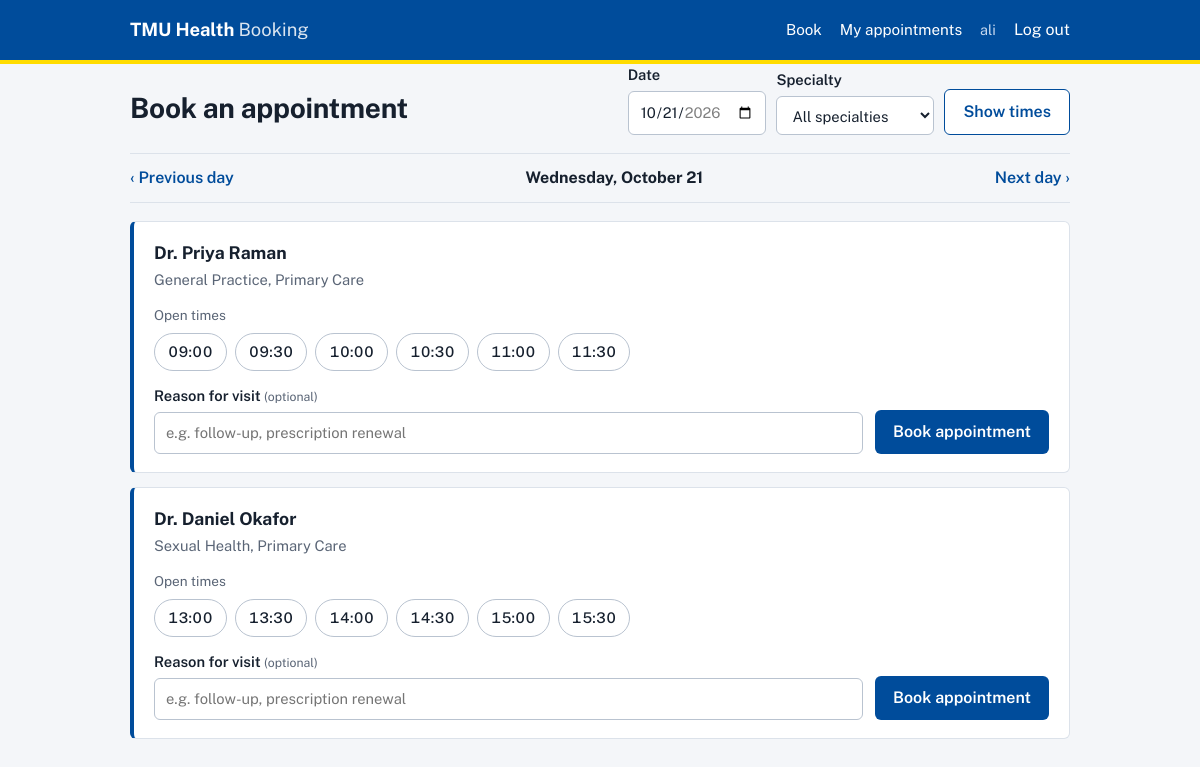
The page /book?date=2026-10-21 (signed in) on the database its author committed.
### tables this page shows
CREATE TABLE users (
    id            INTEGER PRIMARY KEY AUTOINCREMENT,
    full_name     TEXT    NOT NULL,
    email         TEXT    NOT NULL UNIQUE,
    student_id    TEXT,
    password_hash TEXT    NOT NULL,
    role          TEXT    NOT NULL CHECK (role IN ('patient', 'admin')),
    created_at    TEXT    NOT NULL DEFAULT (datetime('now'))
);

CREATE TABLE doctors (
    id         INTEGER PRIMARY KEY AUTOINCREMENT,
    full_name  TEXT NOT NULL,
    specialty  TEXT NOT NULL,
    department TEXT NOT NULL
);

### booking.py (the view)
@bp.route("/book")
@login_required(role="patient")
def book():
    first, last = bookable_range()
    day = parse_date(request.args.get("date")) or first
    if not first <= day <= last:
        flash(f"Pick a date between {first:%b %d} and {last:%b %d}.", "error")
        day = first
    specialty = request.args.get("specialty") or None
    return render_template(
        "book.html",
        day=day, prev_day=max(first, day - timedelta(days=1)), next_day=min(last, day + timedelta(days=1)),
        first=first, last=last,
        specialty=specialty, specialties=specialties(),
        results=search_availability(day, specialty),
    )

### auth.py (called while the page is built)
def csrf_token():
    if "csrf" not in session:
        session["csrf"] = secrets.token_hex(16)
    return session["csrf"]

def check_csrf():
    if request.method == "POST":
        sent = request.form.get("csrf", "")
        if not hmac.compare_digest(sent, session.get("csrf", "")):
            abort(400, "Form expired. Go back, refresh the page, and try again.")

@bp.before_app_request
def load_user():
    check_csrf()
    uid = session.get("user_id")
    g.user = None
    if uid is not None:
        g.user = get_db().execute("SELECT * FROM users WHERE id = ?", (uid,)).fetchone()

def login_required(role=None):
    def decorator(view):
        @functools.wraps(view)
        def wrapped(**kwargs):
            if g.user is None:
                flash("Log in to continue.", "info")
                return redirect(url_for("auth.login", next=request.path))
            if role and g.user["role"] != role:
                abort(403)
            return view(**kwargs)
        return wrapped
    return decorator

### db.py (called while the page is built)
def get_db():
    if "db" not in g:
        g.db = sqlite3.connect(current_app.config["DATABASE"])
        g.db.row_factory = sqlite3.Row
        g.db.execute("PRAGMA foreign_keys = ON")
    return g.db

### scheduling.py (called while the page is built)
def parse_date(value):
    try:
        return datetime.strptime(value, "%Y-%m-%d").date()
    except (TypeError, ValueError):
        return None

def bookable_range():
    today = date.today()
    return today, today + timedelta(days=BOOKING_WINDOW_DAYS)

def _times_between(start, end, minutes):
    t = datetime.strptime(start, "%H:%M")
    stop = datetime.strptime(end, "%H:%M")
    while t + timedelta(minutes=minutes) <= stop:
        yield t.strftime("%H:%M")
        t += timedelta(minutes=minutes)

def all_slots(doctor_id, day):
    rows = get_db().execute(
        "SELECT start_time, end_time, slot_minutes FROM doctor_schedules WHERE doctor_id = ? AND weekday = ?",
        (doctor_id, day.weekday()),
    ).fetchall()
    slots = []
    for r in rows:
        slots.extend(_times_between(r["start_time"], r["end_time"], r["slot_minutes"]))
    return sorted(slots)

def specialties():
    return [r["specialty"] for r in get_db().execute("SELECT DISTINCT specialty FROM doctors ORDER BY specialty")]

### templates/book.html (shortened to what this page needs)
{% extends "base.html" %}
{% block content %}
<div class="pagehead">
  <h1>Book an appointment</h1>
  <form method="get" class="filters">
    <label>Date<input type="date" name="date" value="{{ day.isoformat() }}" min="{{ first.isoformat() }}" max="{{ last.isoformat() }}"></label>
    <label>Specialty
      <select name="specialty">
        <option value="">All specialties</option>
      </select>
    </label>
    <button class="btn ghost">Show times</button>
  </form>
</div>
<div class="daynav">
  {% if day > first %}<a href="{{ url_for('booking.book', date=prev_day.isoformat(), specialty=specialty) }}">‹ Previous day</a>{% else %}<span></span>{% endif %}
  <strong>{{ day.strftime('%A, %B %d') }}</strong>
  {% if day < last %}<a href="{{ url_for('booking.book', date=next_day.isoformat(), specialty=specialty) }}">Next day ›</a>{% else %}<span></span>{% endif %}
</div>
{% for r in results %}
  <form method="post" class="doctor">
    <div class="doctor-info">
      <h2>{{ r.doctor.full_name }}</h2>
      <p>{{ r.doctor.specialty }}, {{ r.doctor.department }}</p>
    </div>
    {% if r.slots %}
      <fieldset class="slots">
        <legend>Open times</legend>
        {% for t in r.slots %}
          <label class="slot"><input type="radio" name="time" value="{{ t }}" required><span>{{ t }}</span></label>
        {% endfor %}
      </fieldset>
      <div class="confirm">
        <label><span>Reason for visit <small>(optional)</small></span><input name="reason" maxlength="300" placeholder="e.g. follow-up, prescription renewal"></label>
        <button class="btn">Book appointment</button>
      </div>
    {% else %}
      <p class="full">Fully booked on this day.</p>
    {% endif %}
  </form>
{% endfor %}
{% endblock %}

### templates/base.html (shortened to what this page needs)
<!doctype html>
<html lang="en">
<head>
  <link rel="stylesheet" href="{{ url_for('static', filename='style.css') }}">
</head>
<body>
  <header class="topbar">
    <div class="wrap topbar-inner">
      <a class="brand" href="{{ url_for('index') }}">TMU Health <span>Booking</span></a>
      <nav>
        {% if g.user %}
          {% if g.user.role == 'patient' %}
            <a href="{{ url_for('booking.book') }}">Book</a>
            <a href="{{ url_for('booking.my_appointments') }}">My appointments</a>
          {% else %}
            <a href="{{ url_for('admin.dashboard') }}">Dashboard</a>
          {% endif %}
          <span class="who">{{ g.user.full_name }}</span>
          <form method="post" action="{{ url_for('auth.logout') }}">
            <button class="linkbtn">Log out</button>
          </form>
        {% else %}
          <a href="{{ url_for('auth.login') }}">Log in</a>
          <a href="{{ url_for('auth.register') }}">Create account</a>
        {% endif %}
      </nav>
    </div>
  </header>
  <main class="wrap">
    {% block content %}{% endblock %}
  </main>
</body>
</html>

### static/style.css (style rules this page uses)
:root { --blue: #004c9b; --blue-dark: #003670; --gold: #ffdc00; --ink: #16202e; --muted: #5a6576; --line: #dce2ea; --bg: #f4f6f9; --card: #ffffff; --ok: #1e7f4f; --bad: #b3261e; --radius: 6px; font-family: "Public Sans", system-ui, -apple-system, "Segoe UI", Arial, sans-serif; color: var(--ink); }
* { box-sizing: border-box; }
body { margin: 0; background: var(--bg); line-height: 1.5; }
a { color: var(--blue); }
.wrap { max-width: 980px; margin: 0 auto; padding: 0 20px; }
main { padding-top: 28px; padding-bottom: 60px; }
.topbar { background: var(--blue); border-bottom: 4px solid var(--gold); }
.topbar-inner { display: flex; align-items: center; justify-content: space-between; gap: 16px; min-height: 60px; flex-wrap: wrap; }
.brand { color: #fff; font-weight: 700; font-size: 1.15rem; text-decoration: none; }
.brand span { font-weight: 400; opacity: .85; }
nav { display: flex; align-items: center; gap: 18px; flex-wrap: wrap; }
nav a, .linkbtn { color: #fff; text-decoration: none; font-size: .95rem; }
.who { color: #c9daf0; font-size: .9rem; }
nav form { margin: 0; }
.linkbtn { background: none; border: 0; padding: 0; cursor: pointer; font: inherit; }
h1 { font-size: 1.75rem; margin: 0 0 6px; letter-spacing: -.01em; }
h2 { font-size: 1.1rem; margin: 0; }
small { color: var(--muted); font-weight: 400; }
label { display: grid; gap: 5px; font-weight: 600; font-size: .92rem; }
input, select { font: inherit; font-weight: 400; padding: 9px 11px; border: 1px solid #b9c3d0; border-radius: var(--radius); background: #fff; color: var(--ink); }
.btn { display: inline-block; font: inherit; font-weight: 600; background: var(--blue); color: #fff; border: 0; border-radius: var(--radius); padding: 10px 18px; cursor: pointer; text-decoration: none; text-align: center; }
.btn.ghost { background: #fff; color: var(--blue); border: 1px solid var(--blue); }
.pagehead { display: flex; justify-content: space-between; align-items: flex-end; gap: 16px; flex-wrap: wrap; margin-bottom: 18px; }
.filters { display: flex; gap: 10px; align-items: flex-end; flex-wrap: wrap; }
.daynav { display: flex; justify-content: space-between; align-items: center; padding: 12px 0; border-top: 1px solid var(--line); border-bottom: 1px solid var(--line); margin-bottom: 18px; }
.daynav a { text-decoration: none; font-weight: 600; }
.doctor { background: var(--card); border: 1px solid var(--line); border-left: 4px solid var(--blue); border-radius: var(--radius); padding: 18px 20px; margin-bottom: 14px; display: grid; gap: 14px; }
.doctor-info p { margin: 2px 0 0; color: var(--muted); font-size: .92rem; }
.slots { border: 0; padding: 0; margin: 0; display: flex; flex-wrap: wrap; gap: 8px; }
.slots legend { font-size: .85rem; color: var(--muted); margin-bottom: 8px; padding: 0; }
.slot { display: inline-block; }
.slot span { display: inline-block; padding: 7px 13px; border: 1px solid #b9c3d0; border-radius: 999px; font-weight: 500; font-variant-numeric: tabular-nums; cursor: pointer; background: #fff; }
.confirm { display: flex; gap: 12px; align-items: flex-end; flex-wrap: wrap; }
.confirm label { flex: 1 1 280px; }

### rows shown on the page
users: user.full_name "ali"
doctors: doctor.full_name "Dr. Priya Raman", doctor.specialty "General Practice", doctor.department "Primary Care"
doctors: doctor.full_name "Dr. Daniel Okafor", doctor.specialty "Sexual Health", doctor.department "Primary Care"

### other values the page prints
{{ day.strftime('%A, %B %d') }} "Wednesday, October 21"
{{ t }} "09:00" "09:30" "10:00" "10:30" "11:00" "11:30" "13:00" "13:30" "14:00" "14:30" "15:00" "15:30"
